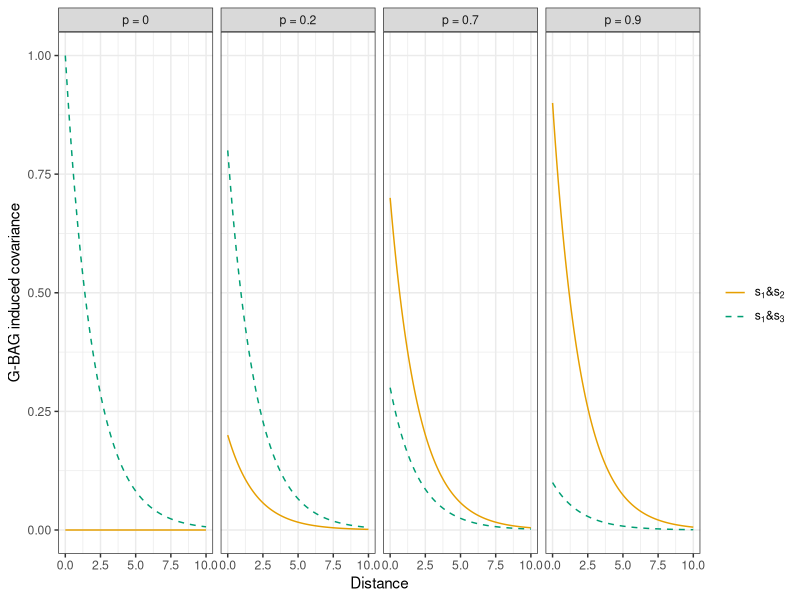
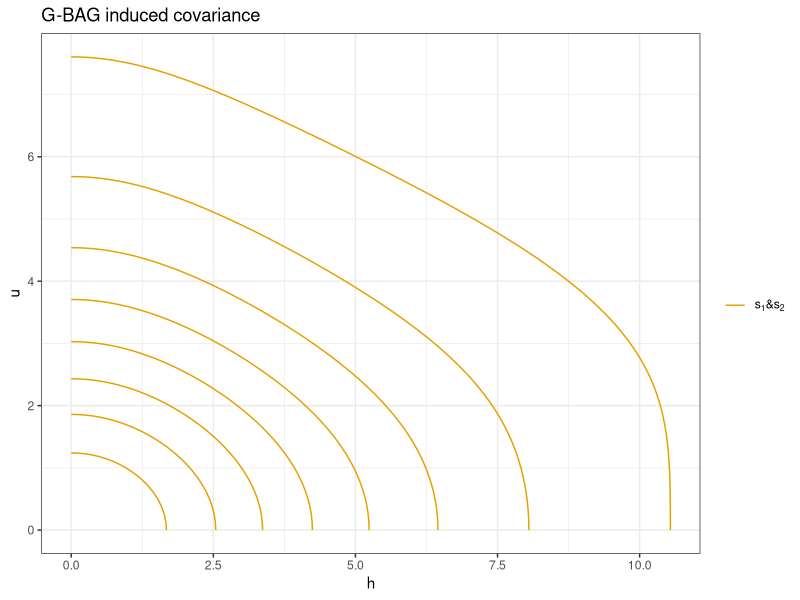
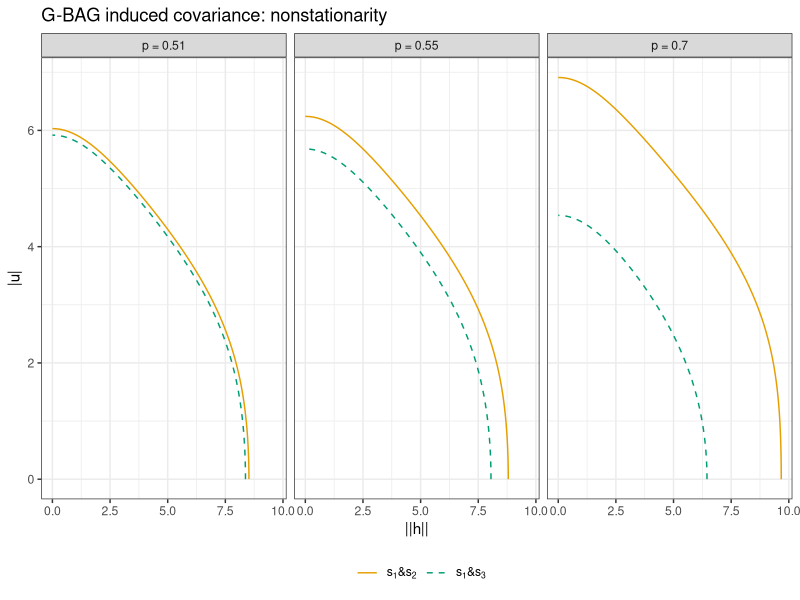

Here is the R script that generated these plots, in order:
# Proposition 5

library(tidyverse)
theme_set(theme_bw())

# spatial w/ exponential covariance 
N <- 100
sig_sq <- 1
phi <- 0.5
h <- seq(0, 10, length = N)
C <- sig_sq*exp(-phi*h)

p <- seq(0, 1, by = 0.1)
Ctilde12 = Ctilde13 <- matrix(0, nrow = N, ncol = length(p))
for (i in 1:length(p)) {
  Ctilde12[,i] <- p[i]*C
  Ctilde13[,i] <- (1-p[i])*C
}

data.frame(dist = rep(h, times = length(p)), 
           p = rep(paste0("p = ", p), each = N), 
           nonstCov12 = as.numeric(Ctilde12), 
           nonstCov13 = as.numeric(Ctilde13)) %>% 
  pivot_longer(-c("dist", "p"), names_to = "what", values_to = "Cov") %>% 
  filter(p %in% paste0("p = ", c(0, 0.2, 0.7, 0.9))) %>% 
  ggplot() + 
  facet_grid(~p) + 
  geom_line(aes(dist, Cov, color = what, linetype = what)) +
  scale_color_manual(values = c("nonstCov12" = "#E69F00", 
                                "nonstCov13" = "#009E73"), 
                     labels = c(expression(paste(s[1],"&",s[2])), 
                                expression(paste(s[1],"&",s[3])))) +
  scale_linetype_manual(values = c("nonstCov12" = 1, 
                                   "nonstCov13" = 2), 
                        labels = c(expression(paste(s[1],"&",s[2])), 
                                   expression(paste(s[1],"&",s[3])))) + 
  labs(x = "Distance", y = "G-BAG induced covariance", 
       color = "", linetype = "") 

# spatiotemporal w/ Apanasovich and Genton (2010) 
a <- 0.07
c <- 0.01
kappa <- 1
sig_sq <- 1
h <- seq(0, 12, length = N)
u <- seq(0, 12, length = N)
hu <- expand.grid(h, u)

basedata <- data.frame(h = hu[,1], u = hu[,2]) %>% 
  mutate(invaup1 = 1/((a*u^2+1)^kappa)) %>% 
  mutate(z = sig_sq*invaup1/((a*h^2+1)^(kappa/2))*exp(-c*h^2*invaup1-c*u^2)) %>% 
  select(-invaup1)

basedata %>% 
  mutate(nonstCov12 = 0.9*z,
         nonstCov13 = (1-0.9)*z) %>% 
  pivot_longer(c("nonstCov12", "nonstCov13"), 
               names_to = "what", values_to = "Cov") %>% 
  ggplot() + 
  geom_contour(aes(x = h, y = u, z = Cov, color = what, linetype = what)) +
  scale_color_manual(values = c("nonstCov12" = "#E69F00", 
                                "nonstCov13" = "#009E73"), 
                     labels = c(expression(paste(s[1],"&",s[2])), 
                                expression(paste(s[1],"&",s[3])))) +
  scale_linetype_manual(values = c("nonstCov12" = 1, 
                                   "nonstCov13" = 2), 
                        labels = c(expression(paste(s[1],"&",s[2])), 
                                   expression(paste(s[1],"&",s[3])))) + 
  labs(x = "h", y = "u", title = "G-BAG induced covariance", 
       color = "", linetype = "") 

p <- c(0.51, 0.55, seq(0.6, 0.9, by = 0.1), 0.95, 0.99)
Ctilde12 = Ctilde13 <- matrix(0, nrow = N^2, ncol = length(p))
for (i in 1:length(p)) {
  Ctilde12[,i] <- p[i]*basedata$z
  Ctilde13[,i] <- (1-p[i])*basedata$z
}

data.frame(h = rep(basedata$h, times = length(p)), 
           u = rep(basedata$u, times = length(p)), 
           p = rep(paste0("p = ", p), each = N^2), 
           nonstCov12 = as.numeric(Ctilde12), 
           nonstCov13 = as.numeric(Ctilde13)) %>% 
  pivot_longer(c("nonstCov12", "nonstCov13"), 
               names_to = "what", values_to = "Cov") %>% 
  filter(p %in% paste0("p = ", c(0.51, 0.55, 0.7))) %>% 
  ggplot() + 
  facet_wrap(~p, ncol = 3) + 
  geom_contour(aes(x = h, y = u, z = Cov, color = what, linetype = what), 
               breaks = 0.1) +
  scale_color_manual(values = c("nonstCov12" = "#E69F00", 
                                "nonstCov13" = "#009E73"), 
                     labels = c(expression(paste(s[1],"&",s[2])), 
                                expression(paste(s[1],"&",s[3])))) +
  scale_linetype_manual(values = c("nonstCov12" = 1, 
                                   "nonstCov13" = 2), 
                        labels = c(expression(paste(s[1],"&",s[2])), 
                                   expression(paste(s[1],"&",s[3])))) + 
  labs(x = "||h||", y = "|u|", 
       title = "G-BAG induced covariance: nonstationarity", 
       color = "", linetype = "") +
  theme(legend.position = "bottom")
# for (ext in extension) {
#   ggsave(plot = ggg, paste0(path, "plots/cov_time", ext),
#          width = 11, height = 3)
# }